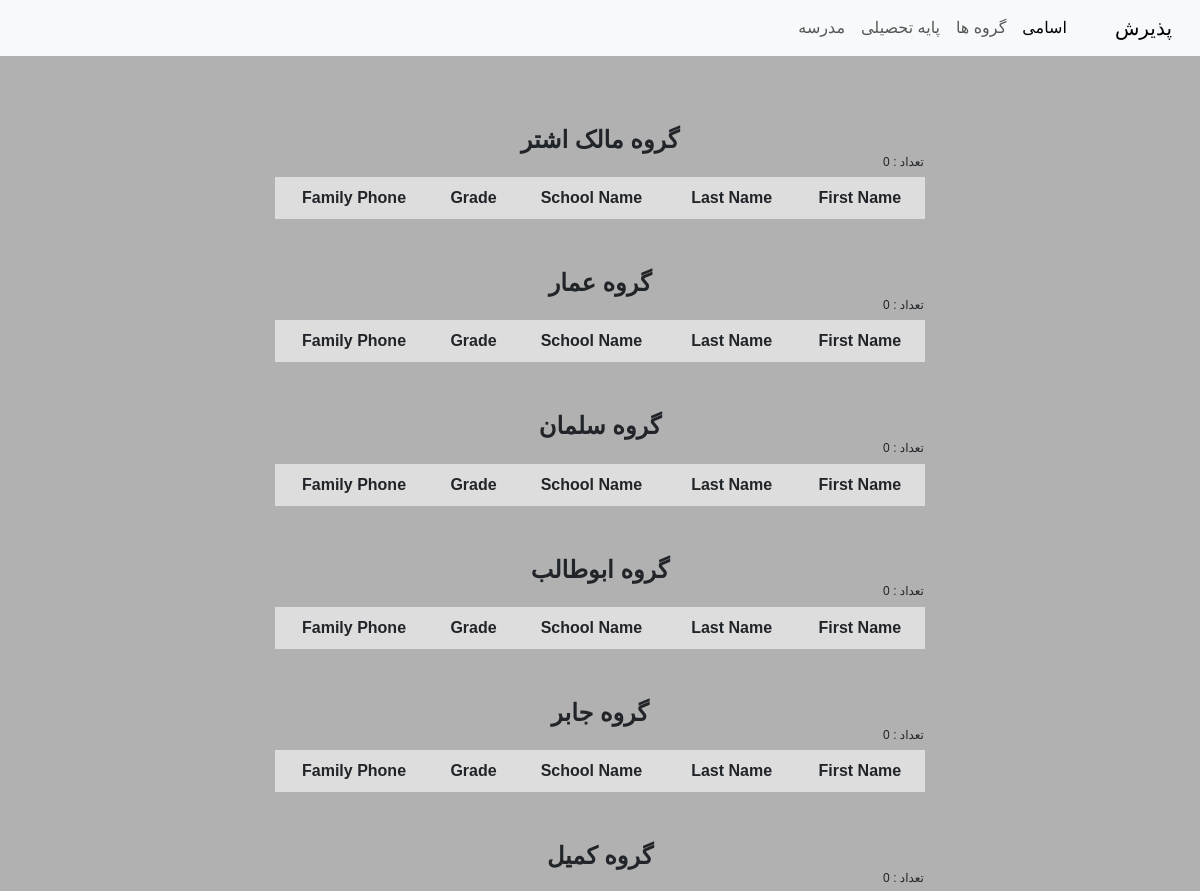
/group/ (upper part), run on an earlier commit of the app's database.
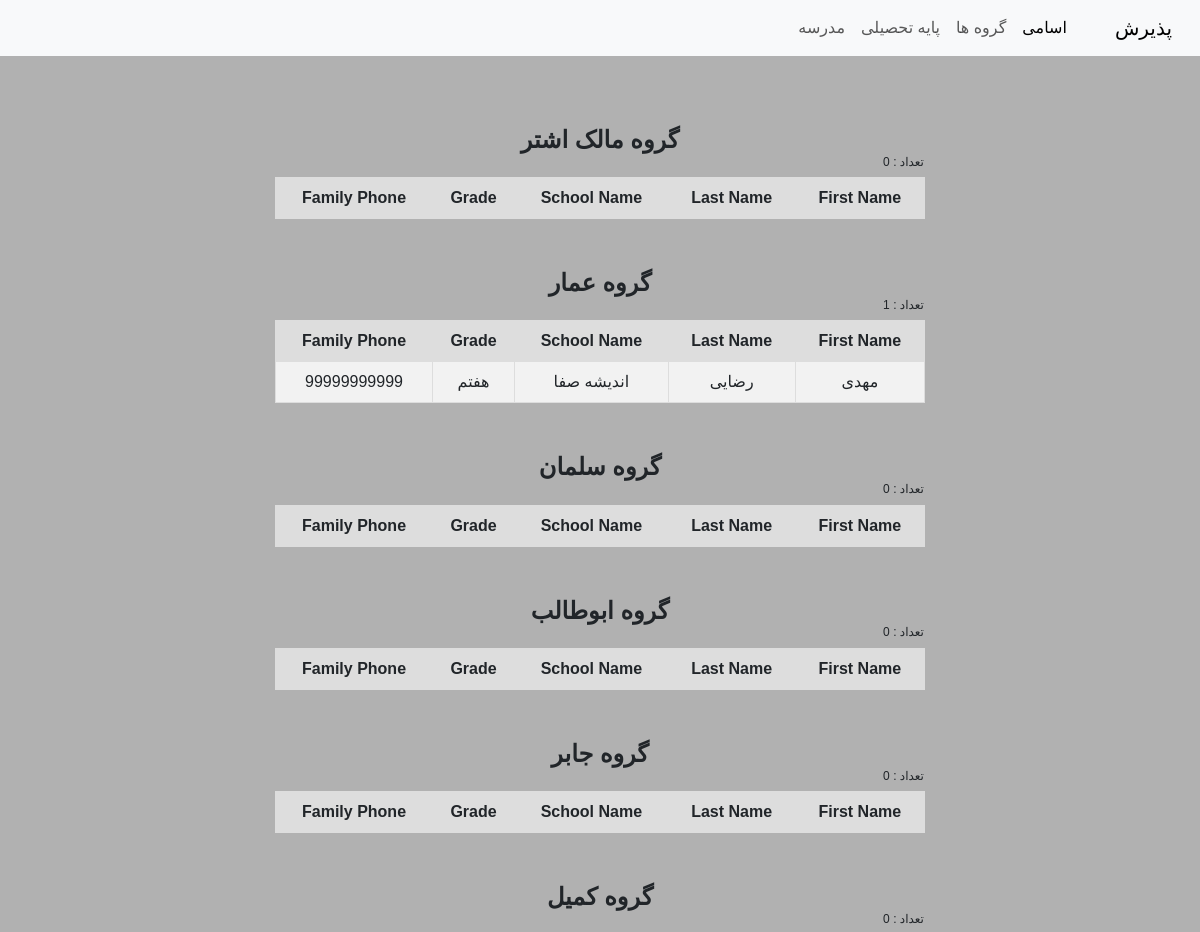
And on a later commit of the database.
### home/models.py (models this page shows)
class Paziresh(models.Model):
    fname = models.CharField(max_length=100)
    lname = models.CharField(max_length=500)
    school_name = models.CharField(max_length=500)
    grade = models.CharField(max_length=50)
    phone = models.CharField(max_length=20)
    parent_phone = models.CharField(max_length=20)
    group_name = models.CharField(max_length=50)
    created_bey = models.CharField(max_length=50)
    GPA = models.CharField(max_length=10)
    pool = models.CharField(max_length=10)
    created = models.DateTimeField(auto_now=True)

### home/views.py (the view)
# urls.py: path('group/', views.group, name='group'),
def group(request):
    malek = Paziresh.objects.all().filter(group_name='مالک اشتر')
    malek_count = Paziresh.objects.all().filter(group_name='مالک اشتر').count()
    amar = Paziresh.objects.all().filter(group_name='عمار')
    amar_count = Paziresh.objects.all().filter(group_name='عمار').count()
    salman = Paziresh.objects.all().filter(group_name='سلمان')
    salman_count = Paziresh.objects.all().filter(group_name='سلمان').count()
    abotaleb = Paziresh.objects.all().filter(group_name='ابوطالب')
    abotaleb_count = Paziresh.objects.all().filter(group_name='ابوطالب').count()
    jaber = Paziresh.objects.all().filter(group_name='جابر')
    jaber_count = Paziresh.objects.all().filter(group_name='جابر').count()
    komal = Paziresh.objects.all().filter(group_name='کمیل')
    komal_count = Paziresh.objects.all().filter(group_name='کمیل').count()
    habib = Paziresh.objects.all().filter(group_name='حبیب')
    habib_count = Paziresh.objects.all().filter(group_name='حبیب').count()
    hamze = Paziresh.objects.all().filter(group_name='حمزه')
    hamze_count = Paziresh.objects.all().filter(group_name='حمزه').count()
    hanif = Paziresh.objects.all().filter(group_name='حنیف')
    hanif_count = Paziresh.objects.all().filter(group_name='حنیف').count()
    meghdad = Paziresh.objects.all().filter(group_name='مقداد')
    meghdad_count = Paziresh.objects.all().filter(group_name='مقداد').count()
    moslem = Paziresh.objects.all().filter(group_name='مسلم')
    moslem_count = Paziresh.objects.all().filter(group_name='مسلم').count()
    ghais = Paziresh.objects.all().filter(group_name='قیس')
    ghais_count = Paziresh.objects.all().filter(group_name='قیس').count()
    ovas = Paziresh.objects.all().filter(group_name='اویس')
    ovas_count = Paziresh.objects.all().filter(group_name='اویس').count()
    abozar = Paziresh.objects.all().filter(group_name='ابوذر')
    abozar_count = Paziresh.objects.all().filter(group_name='ابوذر').count()
    return render(request, 'group.html', {'malek':malek, 'malek_count':malek_count,
                                          'amar':amar, 'amar_count':amar_count,
                                          'abotaleb':abotaleb, 'abotaleb_count':abotaleb_count,
                                          'jaber':jaber, 'jaber_count':jaber_count,
                                          'komal':komal, 'komal_count':komal_count,
                                          'habib':habib, 'habib_count':habib_count,
                                          'hamze':hamze, 'hamze_count':hamze_count,
                                          'hanif':hanif, 'hanif_count':hanif_count,
                                          'meghdad':meghdad, 'meghdad_count':meghdad_count,
                                          'moslem':moslem, 'moslem_count':moslem_count,
                                          'ghais':ghais, 'ghais_count':ghais_count,
                                          'ovas':ovas, 'ovas_count':ovas_count,
                                          'abozar':abozar, 'abozar_count':abozar_count,
                                          'salman':salman, 'salman_count':salman_count,})

### templates/group.html (shortened to what this page needs)
{% extends 'base.html' %}
 {% block c %}
<div class="table-container">
<h1>گروه مالک اشتر</h1>
 <h6> تعداد : {{ malek_count }}</h6>
 <table style="border-collapse: collapse; background-color: #f2f2f2;">
    <tr style="background-color: #ddd;">
        <th style="border: 1px solid #ddd; padding: 8px;">First Name</th>
        <th style="border: 1px solid #ddd; padding: 8px;">Last Name</th>
        <th style="border: 1px solid #ddd; padding: 8px;">School Name</th>
        <th style="border: 1px solid #ddd; padding: 8px;">Grade</th>
        <th style="border: 1px solid #ddd; padding: 8px;">Family Phone</th>
    </tr>
</table>
</div>
<div class="table-container">
    <h1>گروه عمار</h1>
    <h6> تعداد : {{ amar_count }}</h6>
 <table style="border-collapse: collapse ; background-color: #f2f2f2;">
    <tr style="background-color: #ddd;">
        <th style="border: 1px solid #ddd; padding: 8px;">First Name</th>
        <th style="border: 1px solid #ddd; padding: 8px;">Last Name</th>
        <th style="border: 1px solid #ddd; padding: 8px;">School Name</th>
        <th style="border: 1px solid #ddd; padding: 8px;">Grade</th>
        <th style="border: 1px solid #ddd; padding: 8px;">Family Phone</th>
    </tr>
    {% for student in amar %}
    <tr style="border: 1px solid #ddd;">
        <td style="border: 1px solid #ddd; padding: 8px;">{{ student.fname }}</td>
        <td style="border: 1px solid #ddd; padding: 8px;">{{ student.lname }}</td>
        <td style="border: 1px solid #ddd; padding: 8px;">{{ student.school_name }}</td>
        <td style="border: 1px solid #ddd; padding: 8px;">{{ student.grade }}</td>
        <td style="border: 1px solid #ddd; padding: 8px;">{{ student.parent_phone }}</td>
    </tr>
    {% endfor %}
</table>
<div class="table-container">
    <h1>گروه سلمان</h1>
    <h6> تعداد : {{ salman_count }}</h6>
 <table style="border-collapse: collapse ; background-color: #f2f2f2;">
    <tr style="background-color: #ddd;">
        <th style="border: 1px solid #ddd; padding: 8px;">First Name</th>
        <th style="border: 1px solid #ddd; padding: 8px;">Last Name</th>
        <th style="border: 1px solid #ddd; padding: 8px;">School Name</th>
        <th style="border: 1px solid #ddd; padding: 8px;">Grade</th>
        <th style="border: 1px solid #ddd; padding: 8px;">Family Phone</th>
    </tr>
</table>
<div class="table-container">
    <h1>گروه ابوطالب</h1>
    <h6> تعداد : {{ abotaleb_count }}</h6>
 <table style="border-collapse: collapse ; background-color: #f2f2f2;">
    <tr style="background-color: #ddd;">
        <th style="border: 1px solid #ddd; padding: 8px;">First Name</th>
        <th style="border: 1px solid #ddd; padding: 8px;">Last Name</th>
        <th style="border: 1px solid #ddd; padding: 8px;">School Name</th>
        <th style="border: 1px solid #ddd; padding: 8px;">Grade</th>
        <th style="border: 1px solid #ddd; padding: 8px;">Family Phone</th>
    </tr>
</table>
<div class="table-container">
    <h1>گروه جابر</h1>
    <h6> تعداد : {{ jaber_count }}</h6>
 <table style="border-collapse: collapse ; background-color: #f2f2f2;">
    <tr style="background-color: #ddd;">
        <th style="border: 1px solid #ddd; padding: 8px;">First Name</th>
        <th style="border: 1px solid #ddd; padding: 8px;">Last Name</th>
        <th style="border: 1px solid #ddd; padding: 8px;">School Name</th>
        <th style="border: 1px solid #ddd; padding: 8px;">Grade</th>
        <th style="border: 1px solid #ddd; padding: 8px;">Family Phone</th>
    </tr>
</table>
<div class="table-container">
    <h1>گروه کمیل</h1>
    <h6> تعداد : {{ komal_count }}</h6>
 {% endblock %}

What changed in the data, as far as the page shows it:
added Paziresh: fname "مهدی", lname "رضایی", school_name "اندیشه‌ صفا", grade "هفتم", parent_phone "99999999999"
Also different on the page:
{{ amar_count }}: "0" → "1"
